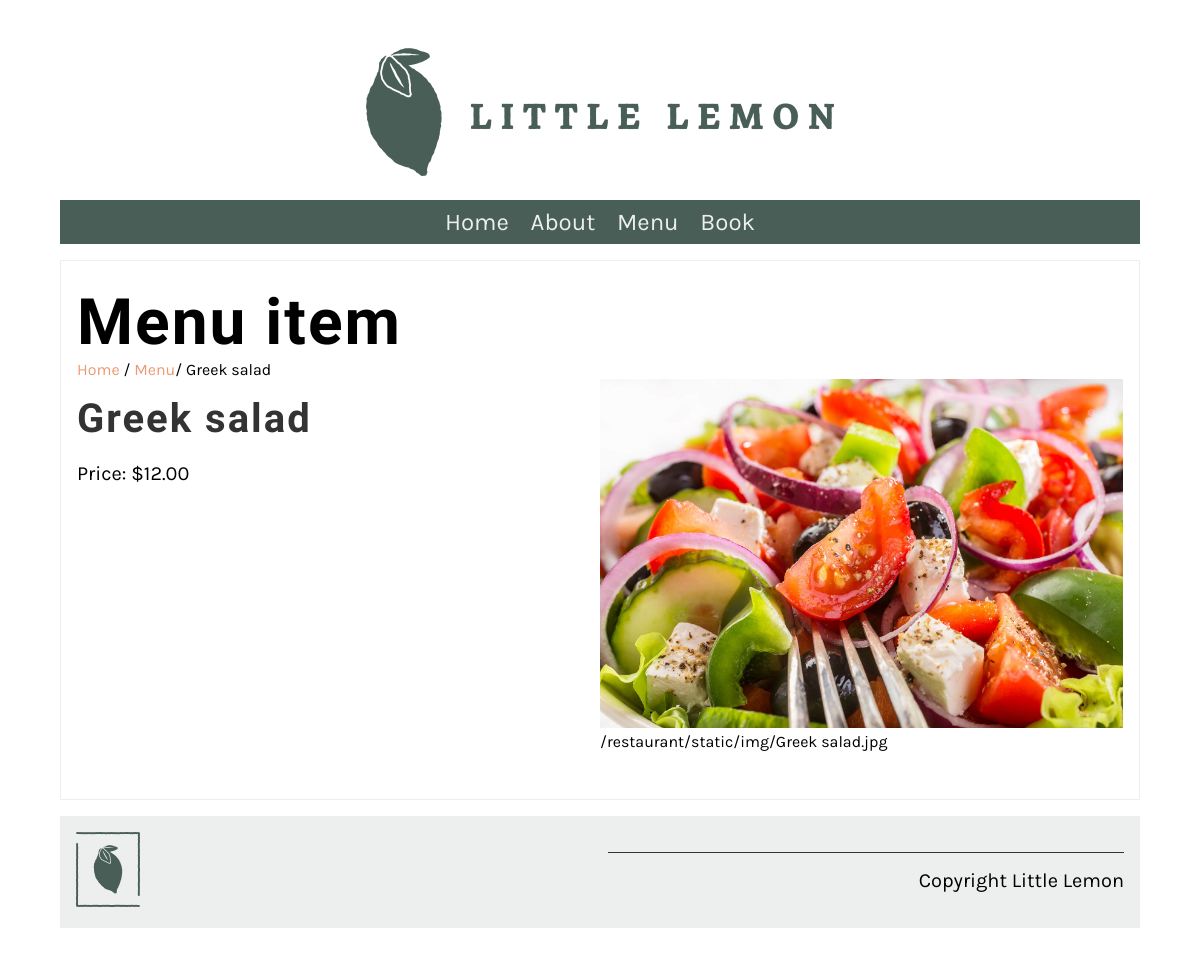
Screenshot of /menu_item/1/ with the database file from the repository.
### restaurant/models.py (models this page shows, shortened)
class Menu (models.Model):
   name = models.CharField(max_length=200)
   price = models.IntegerField()
   description = models.TextField(max_length=1000,default='')

### restaurant/views.py (the view)
# urls.py: path('menu_item/<int:pk>/', views.display_menu_items, name="menu_item"),
def display_menu_items(request, pk=None):
    if pk:
        menu_item = Menu.objects.get(pk=pk)
    else:
        menu_item = ''
    return render(request, 'menu_item.html', {"menu_item": menu_item})

### restaurant/templates/menu_item.html (shortened to what this page needs)
{% extends 'base.html' %}
{% load static %}
{% block content %}
<section>
   <article>
      <h1>Menu item</h1>
      <span>
         <a href="{% url 'home' %}">Home</a> /
         <a href="{% url 'menu' %}">Menu</a>/
         {{menu_item.name}}
      </span>
      <div class="row">
         <div class="column">
            <h2>
                {{ menu_item.name }}
            </h2>
            <p>
                Price: ${{ menu_item.price }}.00
            </p>
         </div>
         <div class="column">
            <img src="/restaurant/static/img/menu_items/{{menu_item.name}}.jpg" alt="{{ menu_item.name}}" />
            /restaurant/static/img/{{menu_item.name}}.jpg
        </div>
      </div>
   </article>
</section>
{% endblock %}

### restaurant/static/css/style.css (style rules this page uses)
body { font-family: 'Karla', sans-serif; margin-top: 3rem; margin-bottom: 3rem; margin-left: 5%; margin-right: 5%; }
h1, h2, h3, h4, h5, h6 { font-family: 'Markazi Text', serif; letter-spacing: 2px;; }
h1 { font-size: 4rem; margin-top: 1.5rem; margin-bottom: 0; }
h2 { font-size: 2.5rem; color: #333333; margin:1rem 0; }
p, ul { font-size: 1.25rem;; }
a { color: #EE9972; text-decoration: none; }
section { display: flex; gap: 2rem 1rem; margin-top: 1rem; margin-bottom: 1rem; flex-direction: row; }
article { flex:1; }
article img { max-width: 100%; }
main article { border: 1px solid #EDEFEE; padding-left: 1rem; padding-right: 1rem; }
.row { display: flex; flex-direction: row; width: 100%; padding-bottom: 1rem; }
.column { flex-basis: 50%; margin-bottom: 1rem; padding-bottom: 1rem; }

### rows the page displays
Menu: name "Greek salad", price "12", name (picture)
